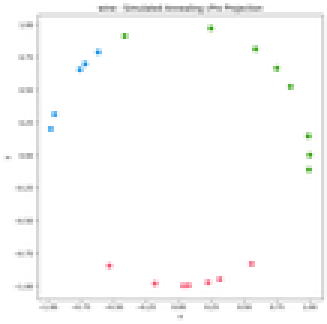
#> input picture src/results/plots/wine_-_Simulated_Annealing_cPro_projection.png, 109 x 108 px, shrunk from 707 x 701 before the run (shown 3 times larger)
$ python create_summaries.py
#> lines starting #> are read from the running program, lines starting #| are printed output that depends on the picture
import os
from PIL import Image

# Define the folder paths
script_dir = os.path.dirname(os.path.abspath(__file__))
input_folder = os.path.join(script_dir, "plots")
output_image = os.path.join(script_dir, "combined_output.jpg")

ordered_filenames = [
    "wine_-_Simulated_Annealing_cPro_projection.png",
    "wine_-_Adam_cPro_projection.png",
    "wine_-_PSO_cPro_projection.png",
    "wine_-_L-BFGS_cPro_projection.png",
    "wine_-_SOM_projection.png",
    "wine_-_Spring-Force_Radial_Projection_projection.png",
    "wine_-_Isomap_2D_projection.png",
    "wine_-_MDS_2D_projection.png",
    "wine_-_PCA_2D_projection.png",
    "wine_-_t-SNE_2D_projection.png",
    "wine_-_UMAP_2D_projection.png",
    # "wine_-_MDS_1D_projection.png",
    # "wine_-_PCA_1D_projection.png"
]

# Customize the crop percentage for each edge
crop_percentages = {
    "left": 0.12,   # 10% from the left
    "right": 0.04,  # 10% from the right
    "top": 0.06,   # 5% from the top
    "bottom": 0.08  # 10% from the bottom
}

# List to store the processed images
processed_images = []

# Load and process each image
for filename in ordered_filenames:
    file_path = os.path.join(input_folder, filename)
    if os.path.exists(file_path):
        # Open image
        img = Image.open(file_path)
#> img is the input picture: PIL image 109x108 RGBA; mean R, G, B, A 251.1, 251.2, 251, 255
        width, height = img.size
#> width = 109; height = 108

        # Calculate crop dimensions based on specified percentages
        left = width * crop_percentages["left"]
#> left = 13.08
        right = width * (1 - crop_percentages["right"])
#> right = 104.6
        top = height * crop_percentages["top"]
#> top = 6.48
        bottom = height * (1 - crop_percentages["bottom"])
#> bottom = 99.36

        # Crop the image based on the specified edges
        cropped_img = img.crop((left, top, right, bottom))
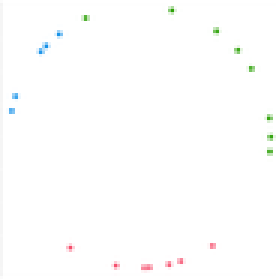
#> cropped_img: PIL image 92x93 RGBA (shown 3 times larger); mean R, G, B, A 254, 254.1, 253.9, 255

        # Append the processed image to the list
        processed_images.append(cropped_img)
    else:
        print(f"[WARNING] {filename} not found in {input_folder}.")
#> pass 2 of the loop `for filename in ordered_filenames:`:
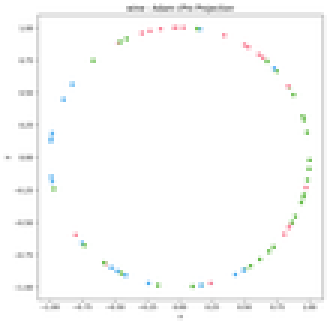
#> input picture src/results/plots/wine_-_Adam_cPro_projection.png, 109 x 108 px, shrunk from 707 x 701 before the run (shown 3 times larger)
#> img is the input picture: PIL image 109x108 RGBA; mean R, G, B, A 250.9, 251.2, 250.9, 255
#> `cropped_img = img.crop((left, top, right, bottom))`:
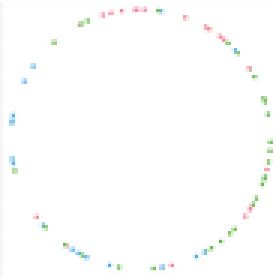
#> cropped_img: PIL image 92x93 RGBA (shown 3 times larger); mean R, G, B, A 253.4, 253.8, 253.4, 255
#> pass 3 of the loop `for filename in ordered_filenames:`:
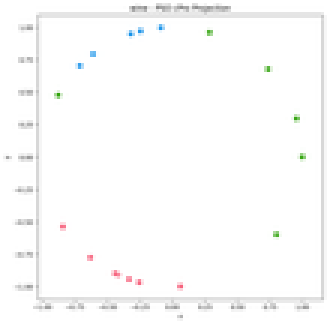
#> input picture src/results/plots/wine_-_PSO_cPro_projection.png, 109 x 108 px, shrunk from 707 x 701 before the run (shown 3 times larger)
#> img is the input picture: PIL image 109x108 RGBA; mean R, G, B, A 251.4, 251.5, 251.4, 255
#> `cropped_img = img.crop((left, top, right, bottom))`:
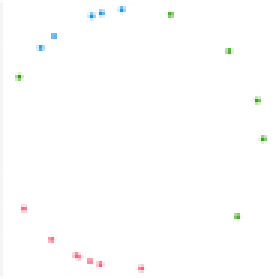
#> cropped_img: PIL image 92x93 RGBA (shown 3 times larger); mean R, G, B, A 254.1, 254.2, 254.1, 255
#> the loop made 11 passes; the first 3 are shown

# Concatenate all images horizontally
if processed_images:
    total_width = sum(img.width for img in processed_images)
    max_height = max(img.height for img in processed_images)

    combined_image = Image.new("RGB", (total_width, max_height))
#> combined_image: PIL image 462x93 RGB; every value is 0

    x_offset = 0
    for img in processed_images:
        combined_image.paste(img, (x_offset, 0))
        x_offset += img.width
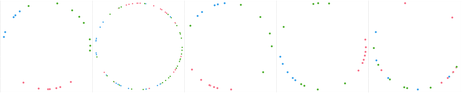
#> combined_image: PIL image 462x93 RGB; mean R, G, B 253.9, 254.1, 253.9

    # Save the combined image
    combined_image.save(output_image)
    print(f"[INFO] Combined image saved as {output_image}")
else:
    print("[ERROR] No images were processed.")
